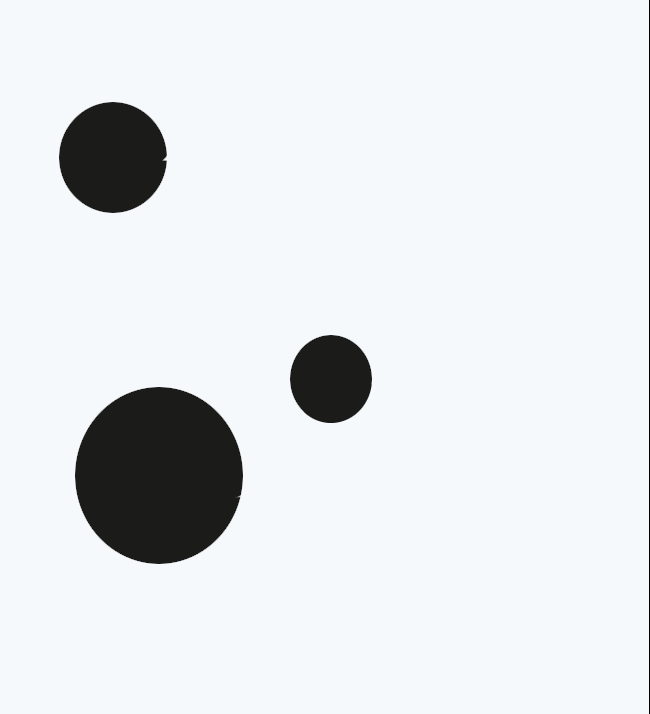
#> input picture TP4/assets/circle.png, 650 x 714 px, found by its file name
$ python houghCircle.py
#> lines starting #> are read from the running program, lines starting #| are printed output that depends on the picture
import cv2
import numpy as np

# Cargar imagen
img = cv2.imread('./assets/circle.png',0)
#> img: shape (714, 650); min 0, max 248, mean 229.3

# Suavizar la imagen con un filtro gaussiano
img = cv2.medianBlur(img,5)

# Aplicar la transformada de Hough para círculos
circles = cv2.HoughCircles(img,cv2.HOUGH_GRADIENT,1,20,param1=50,param2=30,minRadius=0,maxRadius=0)
#> circles = [[164.5, 475.5, 89.7], [112.5, 156.5, 54.5], [333.5, 378.5, 43.8]]

circles = np.uint16(np.around(circles))
#> circles = [[164, 476, 90], [112, 156, 54], [334, 378, 44]]

# Convertir la imagen a color
cimg = cv2.cvtColor(img,cv2.BORDER_CONSTANT)

for i in circles[0,:]:
    # dibujar el círculo exterior en rojo
    cv2.circle(cimg,(i[0],i[1]),i[2],(0,0,255),2)
    # dibujar el centro del círculo en rojo
    cv2.circle(cimg,(i[0],i[1]),2,(0,0,255),3)
#> this loop made 3 passes
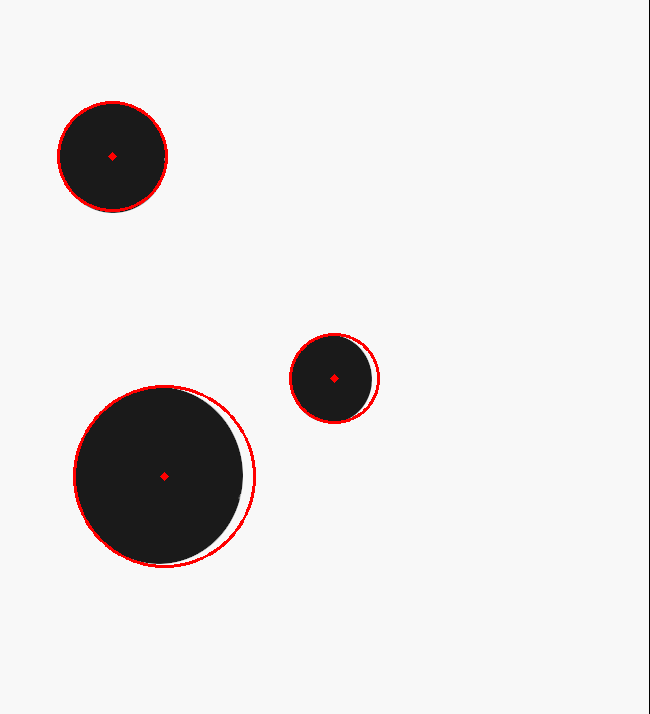
#> cimg: shape (714, 650, 4); mean B, G, R, A 228, 228, 230, 253

cv2.imshow('circles detected', cimg)
cv2.waitKey(0)
cv2.destroyAllWindows()

$ run again, with TP4/assets/lineas.jpg saved as TP4/assets/circle.png
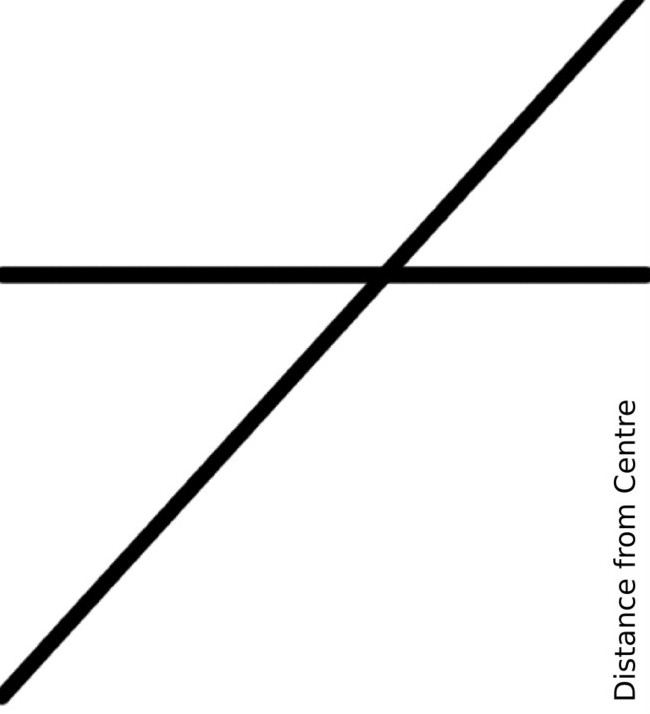
#> input picture TP4/assets/lineas.jpg, 650 x 714 px, found by its file name
#> `circles = cv2.HoughCircles(img,cv2.HOUGH_GRADIENT,1,20,param1=50,param..`: circles = [[627.5, 177.5, 107.2], [627.5, 197.5, 136.2], [627.5, 147.5, 102.9], [627.5, 368.5, 85.9], [628.5, 343.5, 77.8], [623.5, 481.5, 10.6], [626.5, 539.5, 7.4], [627.5, 107.5, 76.2], [626.5, 447.5, 7.4]]
#> `circles = np.uint16(np.around(circles))`: circles = [[628, 178, 107], [628, 198, 136], [628, 148, 103], [628, 368, 86], [628, 344, 78], [624, 482, 11], [626, 540, 7], [628, 108, 76], [626, 448, 7]]
#> the loop `for i in circles[0,:]:` made 9 passes
#> after the loop `for i in circles[0,:]:`:
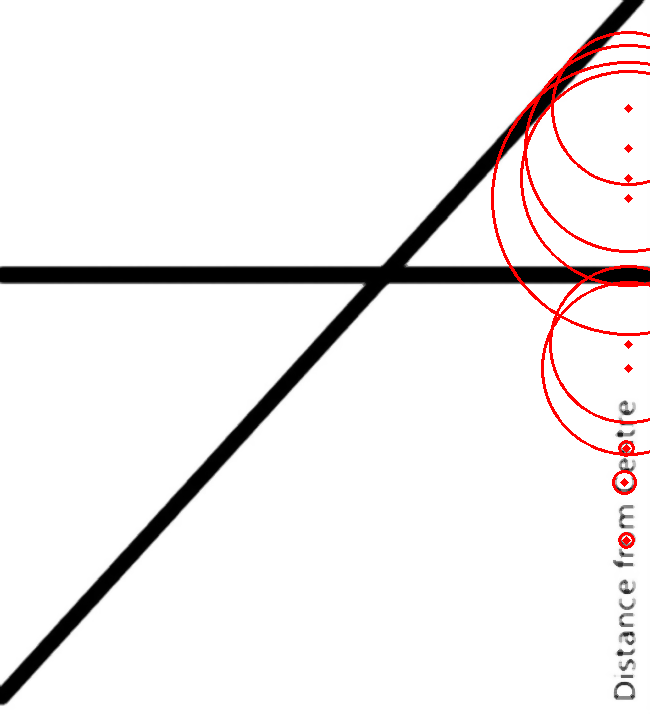
#> cimg: shape (714, 650, 4); mean B, G, R, A 237.4, 237.4, 241.1, 251.2
